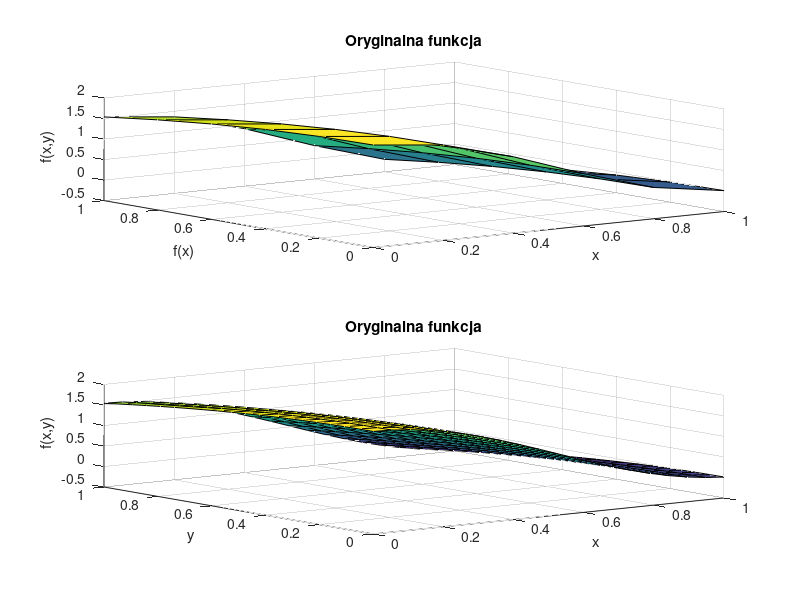

MATLAB code to generate this figure:
function [M,N,P,R,x_coarse,y_coarse,F_coarse,x_fine,y_fine,F_fine] = zadanie4()

close all
P = 20; % liczba unikalnych współrzędnych x punktów dla których będzie obliczana interpolacja
R = 20; % liczba unikalnych współrzędnych y punktów dla których będzie obliczana interpolacja
M = 6; % liczba węzłów interpolacji wzdłuż osi X (stopień wielomianu zmiennej x: M-1)
N = 6; % liczba węzłów interpolacji wzdłuż osi Y (stopień wielomianu zmiennej y: N-1)

% Generowanie węzłów interpolacji na płaszczyźnie
x_coarse = linspace(0, 1, M);
y_coarse = linspace(0, 1, N);
[X_coarse, Y_coarse] = meshgrid(x_coarse, y_coarse);

% Wyznaczenie wartości funkcji oryginalnej w węzłach
F_coarse = cos(3*X_coarse) + cos(-1*Y_coarse); % zadanie A: zmień definicję funkcji interpolowanej

MN = M*N;
xvec_coarse = reshape(X_coarse, MN, 1);
yvec_coarse = reshape(Y_coarse, MN, 1);
fvec_coarse = reshape(F_coarse, MN, 1);

% Macierz Vandermonde'a dla interpolacji 2d
V = zeros(M*N, M*N);
for i = 0:(M-1)
    for j = 0:(N-1)
        V(:, i*N + j + 1) = xvec_coarse.^i .* yvec_coarse.^j;
    end
end

% Współczynniki wielomianu interpolacyjnego
coeffs = V \ fvec_coarse;

% Obliczanie wartości funkcji interpolującej na gęstszej siatce
x_fine = linspace(0, 1, P);
y_fine = linspace(0, 1, R);
[X_fine, Y_fine] = meshgrid(x_fine, y_fine);

F_fine = zeros(size(X_fine));
% zadanie B: zdefiniuj obliczenia wartości wielomianu interpolującego. Rezultat obliczeń zapisz w zmiennej F_fine.
for i=0:M-1
    for j=0:N-1
        F_fine = F_fine + coeffs(i*N + j + 1) * X_fine.^i .* Y_fine.^j;
    end
end

figure;
subplot(2,1,1);
surf(X_coarse, Y_coarse, F_coarse);
title('Oryginalna funkcja');
xlabel('x');
ylabel('f(x)');
zlabel('f(x,y)');

subplot(2,1,2);
surf(X_fine, Y_fine, F_fine);
title('Oryginalna funkcja');
xlabel('x');
ylabel('y');
zlabel('f(x,y)');

saveas(gcf, 'zadanie4.png');

end